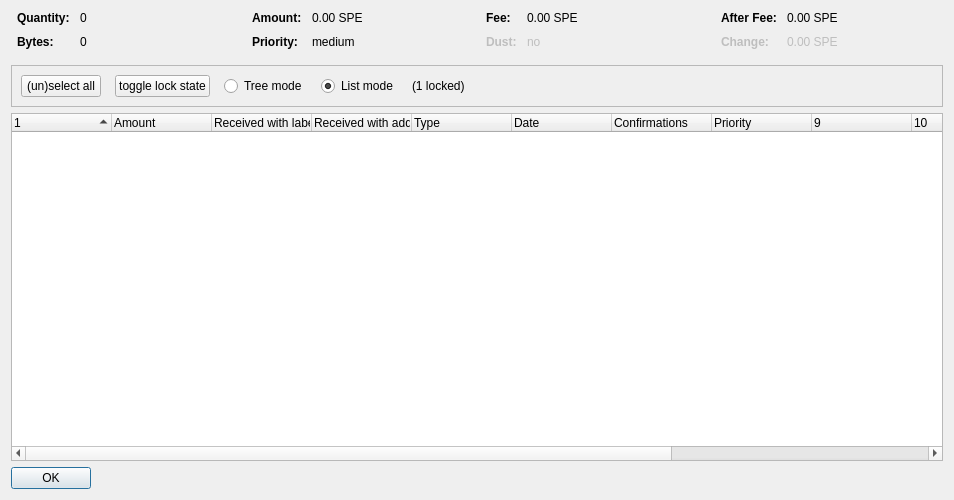
<?xml version="1.0" encoding="UTF-8"?>
<ui version="4.0">
 <class>CoinControlDialog</class>
 <widget class="QDialog" name="CoinControlDialog">
  <property name="geometry">
   <rect>
    <x>0</x>
    <y>0</y>
    <width>954</width>
    <height>500</height>
   </rect>
  </property>
  <property name="windowTitle">
   <string>Coin Selection</string>
  </property>
  <layout class="QVBoxLayout" name="verticalLayout">
   <item>
    <layout class="QHBoxLayout" name="horizontalLayoutTop" stretch="0,0,0,0">
     <property name="topMargin">
      <number>0</number>
     </property>
     <property name="bottomMargin">
      <number>10</number>
     </property>
     <item>
      <layout class="QFormLayout" name="formLayoutCoinControl1">
       <property name="horizontalSpacing">
        <number>10</number>
       </property>
       <property name="verticalSpacing">
        <number>10</number>
       </property>
       <property name="leftMargin">
        <number>6</number>
       </property>
       <property name="rightMargin">
        <number>6</number>
       </property>
       <item row="0" column="0">
        <widget class="QLabel" name="labelCoinControlQuantityText">
         <property name="font">
          <font>
           <weight>75</weight>
           <bold>true</bold>
          </font>
         </property>
         <property name="text">
          <string>Quantity:</string>
         </property>
        </widget>
       </item>
       <item row="0" column="1">
        <widget class="QLabel" name="labelCoinControlQuantity">
         <property name="cursor">
          <cursorShape>IBeamCursor</cursorShape>
         </property>
         <property name="contextMenuPolicy">
          <enum>Qt::ActionsContextMenu</enum>
         </property>
         <property name="text">
          <string notr="true">0</string>
         </property>
         <property name="textInteractionFlags">
          <set>Qt::LinksAccessibleByMouse|Qt::TextSelectableByKeyboard|Qt::TextSelectableByMouse</set>
         </property>
        </widget>
       </item>
       <item row="1" column="0">
        <widget class="QLabel" name="labelCoinControlBytesText">
         <property name="font">
          <font>
           <weight>75</weight>
           <bold>true</bold>
          </font>
         </property>
         <property name="text">
          <string>Bytes:</string>
         </property>
        </widget>
       </item>
       <item row="1" column="1">
        <widget class="QLabel" name="labelCoinControlBytes">
         <property name="cursor">
          <cursorShape>IBeamCursor</cursorShape>
         </property>
         <property name="contextMenuPolicy">
          <enum>Qt::ActionsContextMenu</enum>
         </property>
         <property name="text">
          <string notr="true">0</string>
         </property>
         <property name="textInteractionFlags">
          <set>Qt::LinksAccessibleByMouse|Qt::TextSelectableByKeyboard|Qt::TextSelectableByMouse</set>
         </property>
        </widget>
       </item>
      </layout>
     </item>
     <item>
      <layout class="QFormLayout" name="formLayoutCoinControl2">
       <property name="horizontalSpacing">
        <number>10</number>
       </property>
       <property name="verticalSpacing">
        <number>10</number>
       </property>
       <property name="leftMargin">
        <number>6</number>
       </property>
       <property name="rightMargin">
        <number>6</number>
       </property>
       <item row="0" column="0">
        <widget class="QLabel" name="labelCoinControlAmountText">
         <property name="font">
          <font>
           <weight>75</weight>
           <bold>true</bold>
          </font>
         </property>
         <property name="text">
          <string>Amount:</string>
         </property>
        </widget>
       </item>
       <item row="0" column="1">
        <widget class="QLabel" name="labelCoinControlAmount">
         <property name="cursor">
          <cursorShape>IBeamCursor</cursorShape>
         </property>
         <property name="contextMenuPolicy">
          <enum>Qt::ActionsContextMenu</enum>
         </property>
         <property name="text">
          <string notr="true">0.00 SPE</string>
         </property>
         <property name="textInteractionFlags">
          <set>Qt::LinksAccessibleByMouse|Qt::TextSelectableByKeyboard|Qt::TextSelectableByMouse</set>
         </property>
        </widget>
       </item>
       <item row="1" column="0">
        <widget class="QLabel" name="labelCoinControlPriorityText">
         <property name="font">
          <font>
           <weight>75</weight>
           <bold>true</bold>
          </font>
         </property>
         <property name="text">
          <string>Priority:</string>
         </property>
        </widget>
       </item>
       <item row="1" column="1">
        <widget class="QLabel" name="labelCoinControlPriority">
         <property name="cursor">
          <cursorShape>IBeamCursor</cursorShape>
         </property>
         <property name="contextMenuPolicy">
          <enum>Qt::ActionsContextMenu</enum>
         </property>
         <property name="text">
          <string>medium</string>
         </property>
         <property name="textInteractionFlags">
          <set>Qt::LinksAccessibleByMouse|Qt::TextSelectableByKeyboard|Qt::TextSelectableByMouse</set>
         </property>
        </widget>
       </item>
      </layout>
     </item>
     <item>
      <layout class="QFormLayout" name="formLayoutCoinControl3">
       <property name="horizontalSpacing">
        <number>10</number>
       </property>
       <property name="verticalSpacing">
        <number>10</number>
       </property>
       <property name="leftMargin">
        <number>6</number>
       </property>
       <property name="rightMargin">
        <number>6</number>
       </property>
       <item row="0" column="0">
        <widget class="QLabel" name="labelCoinControlFeeText">
         <property name="font">
          <font>
           <weight>75</weight>
           <bold>true</bold>
          </font>
         </property>
         <property name="text">
          <string>Fee:</string>
         </property>
        </widget>
       </item>
       <item row="0" column="1">
        <widget class="QLabel" name="labelCoinControlFee">
         <property name="cursor">
          <cursorShape>IBeamCursor</cursorShape>
         </property>
         <property name="contextMenuPolicy">
          <enum>Qt::ActionsContextMenu</enum>
         </property>
         <property name="text">
          <string notr="true">0.00 SPE</string>
         </property>
         <property name="textInteractionFlags">
          <set>Qt::LinksAccessibleByMouse|Qt::TextSelectableByKeyboard|Qt::TextSelectableByMouse</set>
         </property>
        </widget>
       </item>
       <item row="1" column="0">
        <widget class="QLabel" name="labelCoinControlLowOutputText">
         <property name="enabled">
          <bool>false</bool>
         </property>
         <property name="font">
          <font>
           <weight>75</weight>
           <bold>true</bold>
          </font>
         </property>
         <property name="text">
          <string>Dust:</string>
         </property>
        </widget>
       </item>
       <item row="1" column="1">
        <widget class="QLabel" name="labelCoinControlLowOutput">
         <property name="enabled">
          <bool>false</bool>
         </property>
         <property name="cursor">
          <cursorShape>IBeamCursor</cursorShape>
         </property>
         <property name="contextMenuPolicy">
          <enum>Qt::ActionsContextMenu</enum>
         </property>
         <property name="text">
          <string>no</string>
         </property>
         <property name="textInteractionFlags">
          <set>Qt::LinksAccessibleByMouse|Qt::TextSelectableByKeyboard|Qt::TextSelectableByMouse</set>
         </property>
        </widget>
       </item>
      </layout>
     </item>
     <item>
      <layout class="QFormLayout" name="formLayoutCoinControl4">
       <property name="horizontalSpacing">
        <number>10</number>
       </property>
       <property name="verticalSpacing">
        <number>10</number>
       </property>
       <property name="leftMargin">
        <number>6</number>
       </property>
       <property name="rightMargin">
        <number>6</number>
       </property>
       <item row="0" column="0">
        <widget class="QLabel" name="labelCoinControlAfterFeeText">
         <property name="font">
          <font>
           <weight>75</weight>
           <bold>true</bold>
          </font>
         </property>
         <property name="text">
          <string>After Fee:</string>
         </property>
        </widget>
       </item>
       <item row="0" column="1">
        <widget class="QLabel" name="labelCoinControlAfterFee">
         <property name="cursor">
          <cursorShape>IBeamCursor</cursorShape>
         </property>
         <property name="contextMenuPolicy">
          <enum>Qt::ActionsContextMenu</enum>
         </property>
         <property name="text">
          <string notr="true">0.00 SPE</string>
         </property>
         <property name="textInteractionFlags">
          <set>Qt::LinksAccessibleByMouse|Qt::TextSelectableByKeyboard|Qt::TextSelectableByMouse</set>
         </property>
        </widget>
       </item>
       <item row="1" column="0">
        <widget class="QLabel" name="labelCoinControlChangeText">
         <property name="enabled">
          <bool>false</bool>
         </property>
         <property name="font">
          <font>
           <weight>75</weight>
           <bold>true</bold>
          </font>
         </property>
         <property name="text">
          <string>Change:</string>
         </property>
        </widget>
       </item>
       <item row="1" column="1">
        <widget class="QLabel" name="labelCoinControlChange">
         <property name="enabled">
          <bool>false</bool>
         </property>
         <property name="cursor">
          <cursorShape>IBeamCursor</cursorShape>
         </property>
         <property name="contextMenuPolicy">
          <enum>Qt::ActionsContextMenu</enum>
         </property>
         <property name="text">
          <string notr="true">0.00 SPE</string>
         </property>
         <property name="textInteractionFlags">
          <set>Qt::LinksAccessibleByMouse|Qt::TextSelectableByKeyboard|Qt::TextSelectableByMouse</set>
         </property>
        </widget>
       </item>
      </layout>
     </item>
    </layout>
   </item>
   <item>
    <widget class="QFrame" name="frame">
     <property name="minimumSize">
      <size>
       <width>0</width>
       <height>40</height>
      </size>
     </property>
     <property name="frameShape">
      <enum>QFrame::StyledPanel</enum>
     </property>
     <property name="frameShadow">
      <enum>QFrame::Sunken</enum>
     </property>
     <layout class="QHBoxLayout" name="horizontalLayout">
      <item>
       <layout class="QHBoxLayout" name="horizontalLayoutPanel" stretch="0,0,0,0,0,0">
        <property name="spacing">
         <number>14</number>
        </property>
        <item>
         <widget class="QPushButton" name="pushButtonSelectAll">
          <property name="sizePolicy">
           <sizepolicy hsizetype="Maximum" vsizetype="Fixed">
            <horstretch>0</horstretch>
            <verstretch>0</verstretch>
           </sizepolicy>
          </property>
          <property name="text">
           <string>(un)select all</string>
          </property>
          <property name="autoDefault">
           <bool>false</bool>
          </property>
         </widget>
        </item>
        <item>
         <widget class="QPushButton" name="pushButtonToggleLock">
          <property name="sizePolicy">
           <sizepolicy hsizetype="Maximum" vsizetype="Fixed">
            <horstretch>0</horstretch>
            <verstretch>0</verstretch>
           </sizepolicy>
          </property>
          <property name="text">
           <string>toggle lock state</string>
          </property>
          <property name="autoDefault">
           <bool>false</bool>
          </property>
         </widget>
        </item>
        <item>
         <widget class="QRadioButton" name="radioTreeMode">
          <property name="sizePolicy">
           <sizepolicy hsizetype="Maximum" vsizetype="Fixed">
            <horstretch>0</horstretch>
            <verstretch>0</verstretch>
           </sizepolicy>
          </property>
          <property name="text">
           <string>Tree mode</string>
          </property>
         </widget>
        </item>
        <item>
         <widget class="QRadioButton" name="radioListMode">
          <property name="sizePolicy">
           <sizepolicy hsizetype="Maximum" vsizetype="Fixed">
            <horstretch>0</horstretch>
            <verstretch>0</verstretch>
           </sizepolicy>
          </property>
          <property name="text">
           <string>List mode</string>
          </property>
          <property name="checked">
           <bool>true</bool>
          </property>
         </widget>
        </item>
        <item>
         <widget class="QLabel" name="labelLocked">
          <property name="text">
           <string>(1 locked)</string>
          </property>
         </widget>
        </item>
        <item>
         <spacer name="horizontalSpacer">
          <property name="orientation">
           <enum>Qt::Horizontal</enum>
          </property>
          <property name="sizeHint" stdset="0">
           <size>
            <width>40</width>
            <height>20</height>
           </size>
          </property>
         </spacer>
        </item>
       </layout>
      </item>
     </layout>
    </widget>
   </item>
   <item>
    <widget class="CoinControlTreeWidget" name="treeWidget">
     <property name="contextMenuPolicy">
      <enum>Qt::CustomContextMenu</enum>
     </property>
     <property name="sortingEnabled">
      <bool>false</bool>
     </property>
     <property name="columnCount">
      <number>13</number>
     </property>
     <attribute name="headerShowSortIndicator" stdset="0">
      <bool>true</bool>
     </attribute>
     <attribute name="headerStretchLastSection">
      <bool>false</bool>
     </attribute>
     <column>
      <property name="text">
       <string/>
      </property>
     </column>
     <column>
      <property name="text">
       <string>Amount</string>
      </property>
     </column>
     <column>
      <property name="text">
       <string>Received with label</string>
      </property>
     </column>
     <column>
      <property name="text">
       <string>Received with address</string>
      </property>
     </column>
     <column>
      <property name="text">
	<string>Type</string>
      </property>
     </column>
     <column>
      <property name="text">	 
       <string>Date</string>
      </property>
     </column>
     <column>
      <property name="text">
       <string>Confirmations</string>
      </property>
      <property name="toolTip">
       <string>Confirmed</string>
      </property>
     </column>
     <column>
      <property name="text">
       <string>Priority</string>
      </property>
     </column>
     <column>
      <property name="text">
       <string/>
      </property>
     </column>
     <column>
      <property name="text">
       <string/>
      </property>
     </column>
     <column>
      <property name="text">
       <string/>
      </property>
     </column>
     <column>
      <property name="text">
       <string/>
      </property>
     </column>
     <column>
      <property name="text">
       <string/>
      </property>
     </column>
    </widget>
   </item>
   <item>
    <widget class="QDialogButtonBox" name="buttonBox">
     <property name="sizePolicy">
      <sizepolicy hsizetype="Maximum" vsizetype="Fixed">
       <horstretch>0</horstretch>
       <verstretch>0</verstretch>
      </sizepolicy>
     </property>
     <property name="orientation">
      <enum>Qt::Horizontal</enum>
     </property>
     <property name="standardButtons">
      <set>QDialogButtonBox::Ok</set>
     </property>
    </widget>
   </item>
  </layout>
 </widget>
 <customwidgets>
  <customwidget>
   <class>CoinControlTreeWidget</class>
   <extends>QTreeWidget</extends>
   <header>coincontroltreewidget.h</header>
  </customwidget>
 </customwidgets>
 <resources/>
 <connections/>
</ui>
